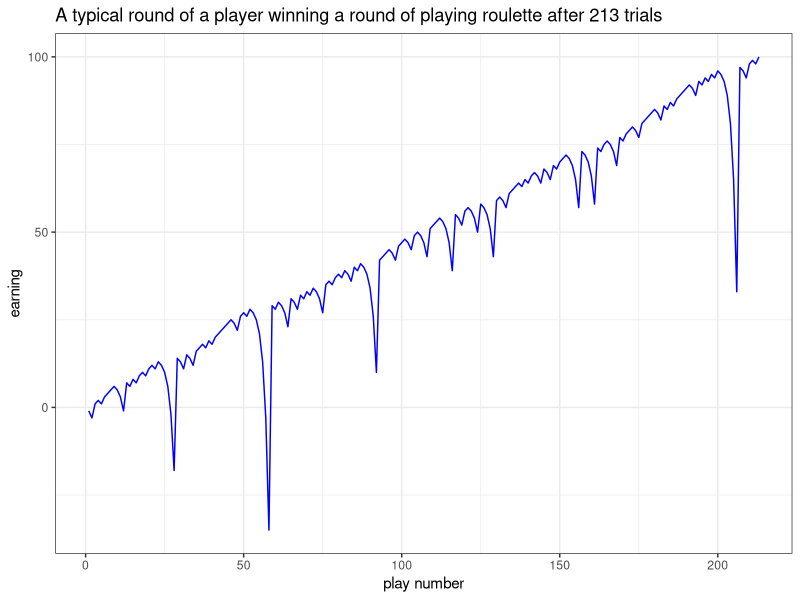
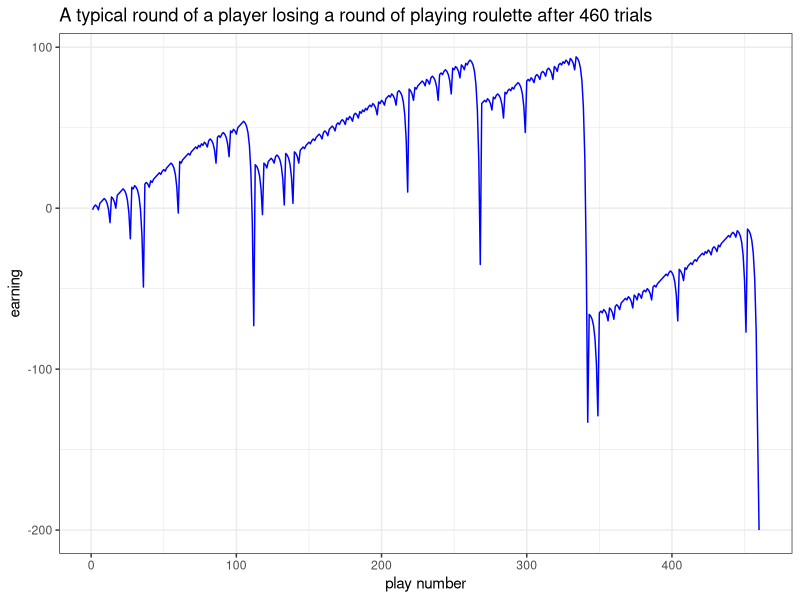
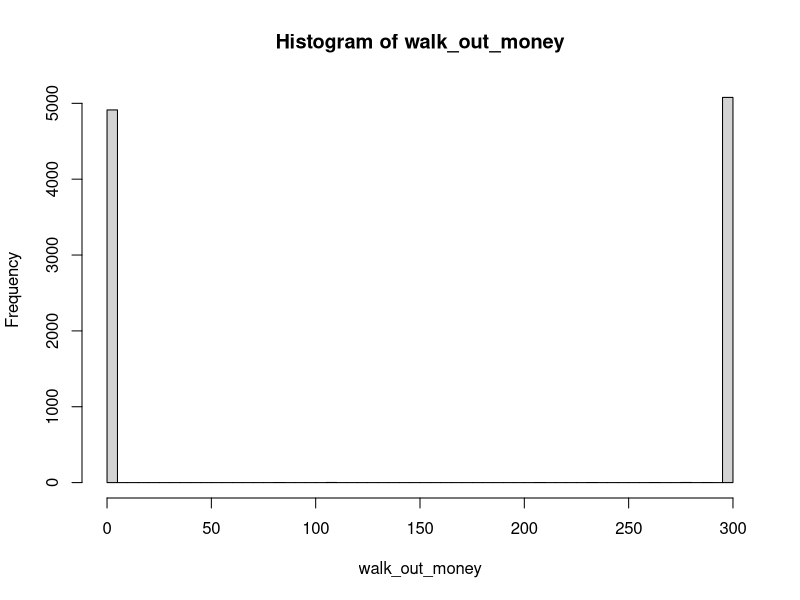
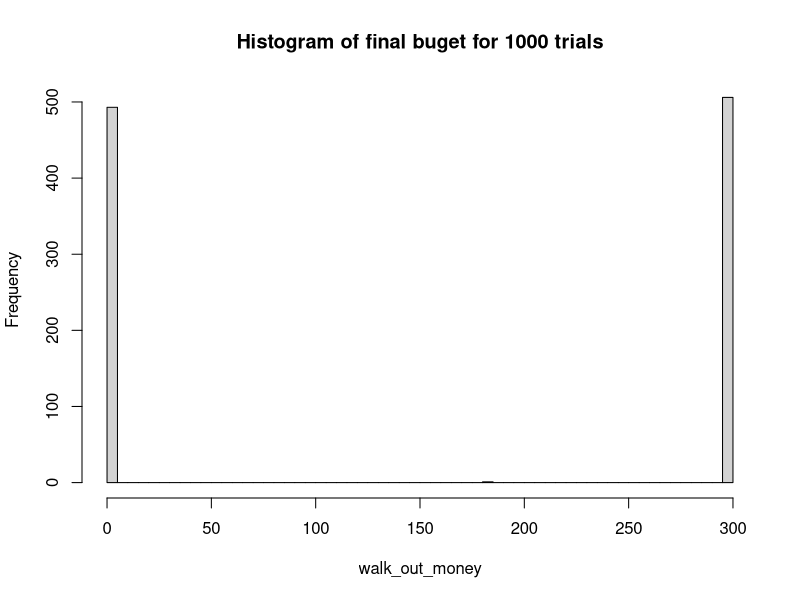
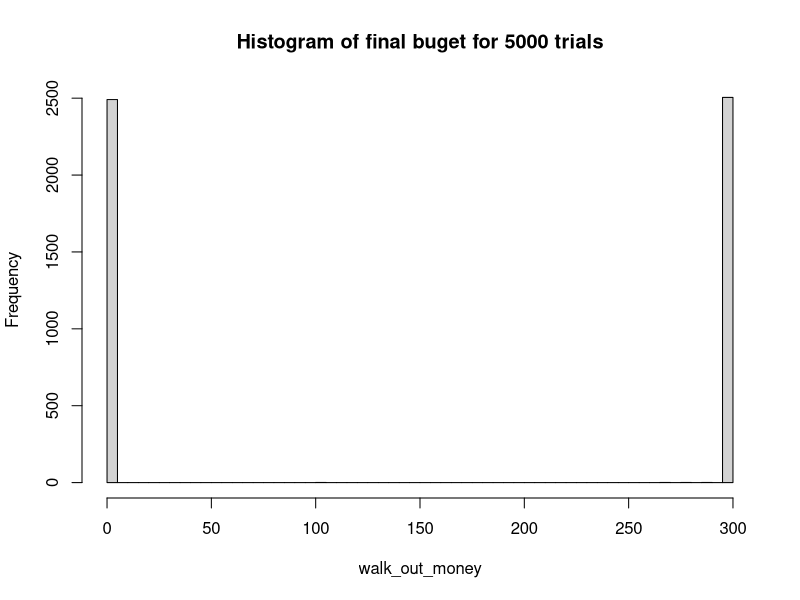
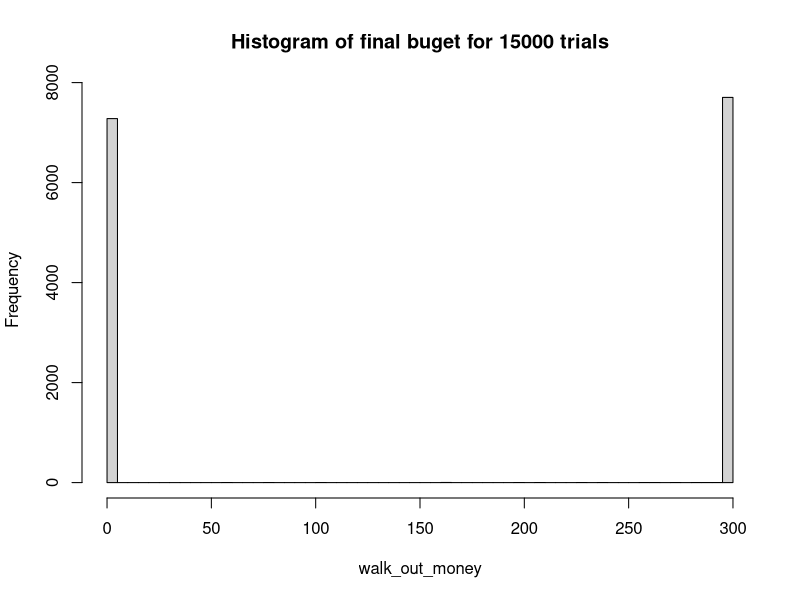
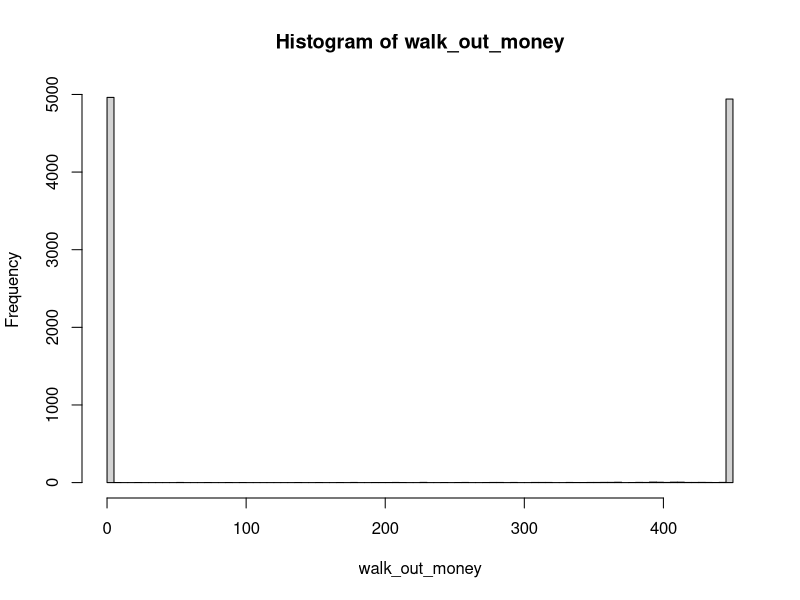
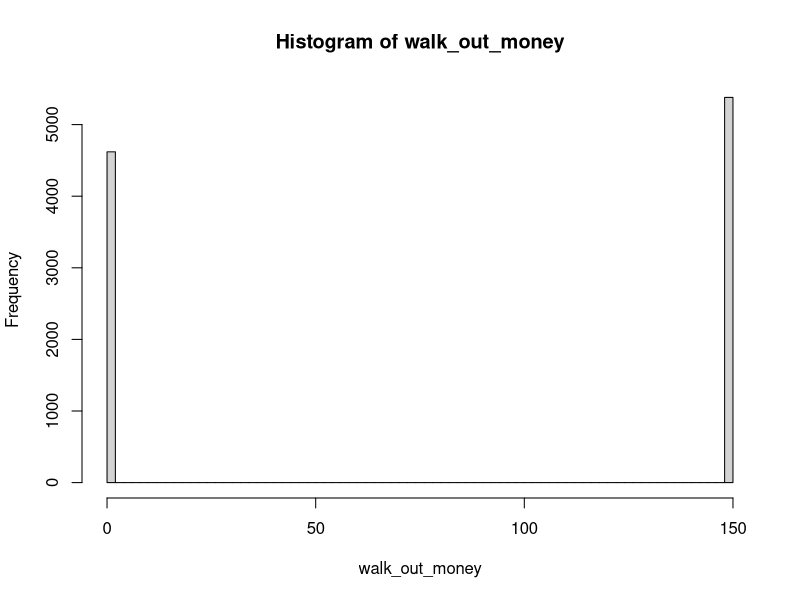

Source code (R) for these figures, in order:
## ---- chunk 1
knitr::opts_chunk$set(echo=TRUE, warning=FALSE, message=FALSE, cache=TRUE)
## ---- chunk 2
library(tidyverse)
## ---- chunk 3
#' A single play of the Martingale strategy
#'
#' Takes a state list, spins the roulette wheel, returns the state list with updated values (for example, budget, plays, etc)
#' @param state A list with the following entries: 
#'   B              number, the budget
#'   W              number, the budget threshold for successfully stoping
#'   L              number, the maximum number of plays 
#'   M              number, the casino wager limit
#'   plays          integer, the number of plays executed
#'   previous_wager number, the wager in the previous play (0 at first play)
#'   previous_win   TRUE/FALSE, indicator if the previous play was a win (TRUE at first play)
#' @return The updated state list
one_play <- function(state){
  
    # Wager
    proposed_wager <- ifelse(state$previous_win, 1, 2*state$previous_wager)
    wager <- min(proposed_wager, state$M, state$B)
    
    # Spin of the wheel
    red <- rbinom(1,1,18/38)
    
    # Update state
    state$plays <- state$plays + 1
    state$previous_wager <- wager
    if(red){
      # WIN
      state$B <- state$B + wager
      state$previous_win <- TRUE
    }else{
      # LOSE
      state$B <- state$B - wager
      state$previous_win <- FALSE
    }
  state
}


#' Stopping rule
#'
#' Takes the state list and determines if the gambler has to stop
#' @param state A list.  See one_play
#' @return TRUE/FALSE
stop_play <- function(state){
  if(state$B <= 0) return(TRUE)
  if(state$plays >= state$L) return(TRUE)
  if(state$B >= state$W) return(TRUE)
  FALSE
}


#' Play roulette to either bankruptcy, success, or play limits
#'
#' @param B number, the starting budget
#' @param W number, the budget threshold for successfully stopping
#' @param L number, the maximum number of plays 
#' @param M number, the casino wager limit
#' @return A vector of budget values calculated after each play.
one_series <- function(
    B = 200
  , W = 300
  , L = 1000
  , M = 100
){

  # initial state
  state <- list(
    B = B
  , W = W
  , L = L
  , M = M
  , plays = 0
  , previous_wager = 0
  , previous_win = TRUE
  )
  
  # vector to store budget over series of plays
  budget <- rep(NA, L)
  
  # For loop of plays
  for(i in 1:L){
    new_state <- state %>% one_play
    budget[i] <- new_state$B
    if(new_state %>% stop_play){
      return(budget[1:i])
    }
    state <- new_state
  }
  budget    
}

# helper function
get_last <- function(x) x[length(x)] 


# Earnings
# The code is modified to include a chart portraying the earnings over the course of one playing session
set.seed(1)
earning = one_series(B = 200, W = 300, L = 1000, M = 100) - 200
x = 1:length(earning)
new_df <- data.frame(x = x, earning = earning)
ggplot(new_df) + geom_line(aes(x = x, y = earning), color = 'blue') + labs(title = sprintf("A typical round of a player winning a round of playing roulette after %d trials", length(earning)), x = "play number", y = "earning") + theme_bw()

set.seed(5)
earning = one_series(B = 200, W = 300, L = 1000, M = 100) - 200
x = 1:length(earning)
new_df <- data.frame(x = x, earning = earning)
ggplot(new_df) + geom_line(aes(x = x, y = earning), color = 'blue') + labs(title = sprintf("A typical round of a player losing a round of playing roulette after %d trials", length(earning)), x = "play number", y = "earning") + theme_bw()

# Simulation
walk_out_money <- rep(NA, 10000)
play_length <- rep(NA, 10000)
for(j in seq_along(walk_out_money)){
  round <- one_series(B = 200, W = 300, L = 1000, M = 100)
  walk_out_money[j] <- round %>% get_last
  play_length[j] <- length(round) # calculating the length of wagers for each round
}

# Walk out money distribution
hist(walk_out_money, breaks = 100)

# Estimated probability of walking out with extra cash
sprintf("The probability of winning is: %.2f", mean(walk_out_money > 200))

# Estimated earnings
sprintf("The estimated earnings for using Martingale's strategy is: %.2f", mean(walk_out_money - 200))

# Estimated number of plays 
sprintf("The average number of plays before stopping is: %.2f", mean(play_length))## average number of plays
## ---- chunk 4
simulate <- function(plays) {
  walk_out_money <- rep(NA, plays)
  for(j in seq_along(walk_out_money)){
    walk_out_money[j] <- one_series(B = 200, W = 300, L = 1000, M = 100) %>% get_last
  }

  # Walk out money distribution
  hist(walk_out_money, breaks = 100, main = sprintf("Histogram of final buget for %d trials", plays))
  sprintf("After using Martingale's strategy for %d trials, the probability of winning is: %.2f and the estimated earnings is: %.2f", plays, mean(walk_out_money > 200), mean(walk_out_money - 200))
}

simulate(1000)
simulate(5000)
simulate(15000)
## ---- chunk 5

walk_out_money <- rep(NA, 10000)
play_length <- rep(NA, 10000)
# changing the budget to 300 dollars and maximum earnings to 150 dollars
for(j in seq_along(walk_out_money)){
  round <- one_series(B = 300, W = 450, L = 1000, M = 150)
  walk_out_money[j] <- round %>% get_last
  play_length[j] <- length(round) # calculating the length of wagers for each round
}

# Walk out money distribution
hist(walk_out_money, breaks = 100)

# Estimated probability of walking out with extra cash
sprintf("The probability of winning is: %.2f", mean(walk_out_money > 300))

# Estimated earnings
sprintf("The estimated earnings for using Martingale's strategy is: %.2f", mean(walk_out_money - 300))
## ---- chunk 6

walk_out_money <- rep(NA, 10000)
play_length <- rep(NA, 10000)
# changing the budget to 100 dollars and maximum earnings to 50 dollars
for(j in seq_along(walk_out_money)){
  round <- one_series(B = 100, W = 150, L = 1000, M = 50)
  walk_out_money[j] <- round %>% get_last
  play_length[j] <- length(round) # calculating the length of wagers for each round
}

# Walk out money distribution
hist(walk_out_money, breaks = 100)

# Estimated probability of walking out with extra cash
sprintf("The probability of winning is: %.2f", mean(walk_out_money > 100))

# Estimated earnings
sprintf("The estimated earnings for using Martingale's strategy is: %.2f", mean(walk_out_money - 100))
